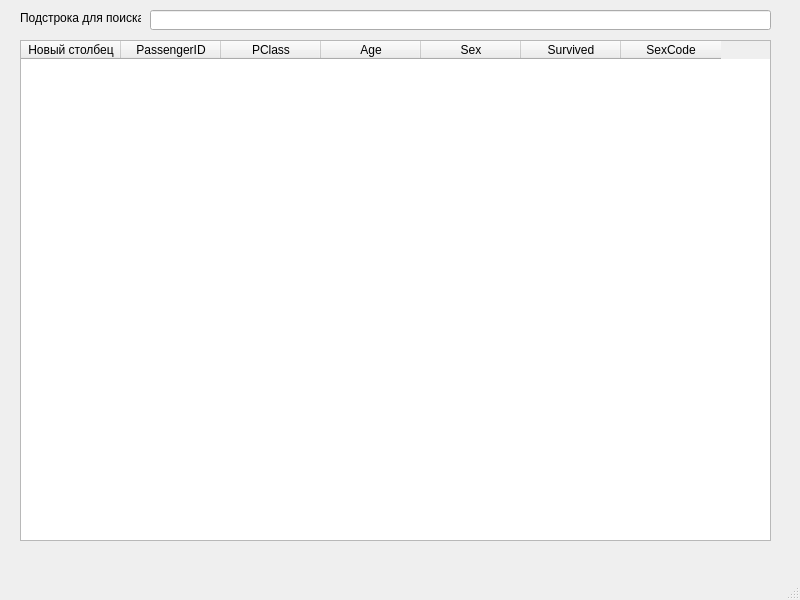
<?xml version="1.0" encoding="UTF-8"?>
<ui version="4.0">
 <class>MainWindow</class>
 <widget class="QMainWindow" name="MainWindow">
  <property name="geometry">
   <rect>
    <x>0</x>
    <y>0</y>
    <width>800</width>
    <height>600</height>
   </rect>
  </property>
  <property name="windowTitle">
   <string>MainWindow</string>
  </property>
  <widget class="QWidget" name="centralwidget">
   <widget class="QLabel" name="label">
    <property name="geometry">
     <rect>
      <x>20</x>
      <y>10</y>
      <width>121</width>
      <height>16</height>
     </rect>
    </property>
    <property name="text">
     <string>Подстрока для поиска:</string>
    </property>
   </widget>
   <widget class="QLineEdit" name="lineEdit">
    <property name="geometry">
     <rect>
      <x>150</x>
      <y>10</y>
      <width>621</width>
      <height>20</height>
     </rect>
    </property>
   </widget>
   <widget class="QTableWidget" name="tableWidget">
    <property name="geometry">
     <rect>
      <x>20</x>
      <y>40</y>
      <width>751</width>
      <height>501</height>
     </rect>
    </property>
    <column>
     <property name="text">
      <string>Новый столбец</string>
     </property>
    </column>
    <column>
     <property name="text">
      <string>PassengerID</string>
     </property>
    </column>
    <column>
     <property name="text">
      <string>PClass</string>
     </property>
    </column>
    <column>
     <property name="text">
      <string>Age</string>
     </property>
    </column>
    <column>
     <property name="text">
      <string>Sex</string>
     </property>
    </column>
    <column>
     <property name="text">
      <string>Survived</string>
     </property>
    </column>
    <column>
     <property name="text">
      <string>SexCode</string>
     </property>
    </column>
   </widget>
  </widget>
  <widget class="QMenuBar" name="menubar">
   <property name="geometry">
    <rect>
     <x>0</x>
     <y>0</y>
     <width>800</width>
     <height>21</height>
    </rect>
   </property>
  </widget>
  <widget class="QStatusBar" name="statusbar"/>
 </widget>
 <resources/>
 <connections/>
</ui>
